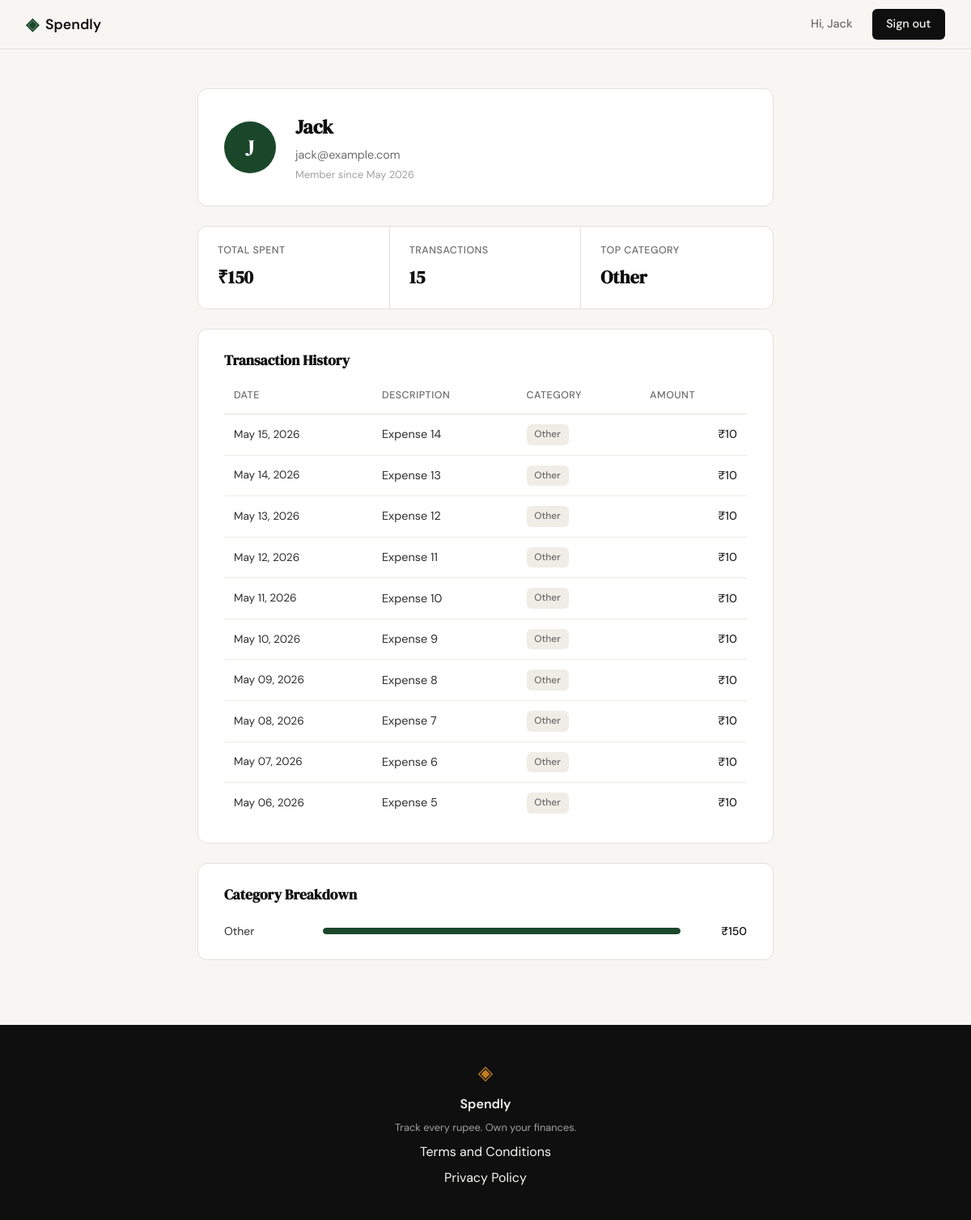
Screenshot of /profile (signed in) with the database file from the repository.
### tables this page shows
CREATE TABLE users (
            id            INTEGER PRIMARY KEY AUTOINCREMENT,
            name          TEXT    NOT NULL,
            email         TEXT    UNIQUE NOT NULL,
            password_hash TEXT    NOT NULL,
            created_at    TEXT    DEFAULT (datetime('now'))
        );

CREATE TABLE expenses (
            id          INTEGER PRIMARY KEY AUTOINCREMENT,
            user_id     INTEGER NOT NULL REFERENCES users(id),
            amount      REAL    NOT NULL,
            category    TEXT    NOT NULL,
            date        TEXT    NOT NULL,
            description TEXT,
            created_at  TEXT    DEFAULT (datetime('now'))
        );

### app.py (the view)
@app.route("/profile")
def profile():
    if not session.get("user_id"):
        return redirect(url_for("login"))
    user_id = session["user_id"]
    user = get_user_by_id(user_id)
    if user is None:
        session.clear()
        return redirect(url_for("login"))
    initials = user["name"][0].upper()
    stats = get_summary_stats(user_id)
    expenses = get_recent_transactions(user_id)
    categories = get_category_breakdown(user_id)
    return render_template("profile.html",
                           user=user, initials=initials,
                           stats=stats, expenses=expenses,
                           categories=categories)

### database/db.py (called while the page is built)
def get_db():
    conn = sqlite3.connect(DB_PATH)
    conn.row_factory = sqlite3.Row
    conn.execute("PRAGMA foreign_keys = ON")
    return conn

### database/queries.py (called while the page is built)
def get_user_by_id(user_id):
    db = get_db()
    try:
        row = db.execute(
            "SELECT name, email, created_at FROM users WHERE id = ?",
            (user_id,)
        ).fetchone()
        if row is None:
            return None
        member_since = datetime.strptime(row["created_at"][:10], "%Y-%m-%d").strftime("%B %Y")
        return {"name": row["name"], "email": row["email"], "member_since": member_since}
    finally:
        db.close()

def get_summary_stats(user_id):
    db = get_db()
    try:
        row = db.execute(
            "SELECT SUM(amount), COUNT(*) FROM expenses WHERE user_id = ?",
            (user_id,)
        ).fetchone()
        total, count = row[0], row[1]
        if total is None or count == 0:
            return {"total_spent": "₹0", "transaction_count": 0, "top_category": "—"}
        top_row = db.execute(
            "SELECT category FROM expenses WHERE user_id = ? "
            "GROUP BY category ORDER BY SUM(amount) DESC LIMIT 1",
            (user_id,)
        ).fetchone()
        top_category = top_row[0] if top_row else "—"
        return {
            "total_spent": f"₹{int(total):,}",
            "transaction_count": int(count),
            "top_category": top_category,
        }
    finally:
        db.close()

def get_recent_transactions(user_id, limit=10):
    db = get_db()
    try:
        rows = db.execute(
            "SELECT amount, category, date, description FROM expenses WHERE user_id = ? ORDER BY date DESC LIMIT ?",
            (user_id, limit),
        ).fetchall()
        transactions = []
        for row in rows:
            transactions.append({
                "date": datetime.strptime(row["date"], "%Y-%m-%d").strftime("%B %d, %Y"),
                "description": row["description"],
                "category": row["category"],
                "amount": f"₹{int(row['amount']):,}",
            })
        return transactions
    finally:
        db.close()

### templates/profile.html (shortened to what this page needs)
{% extends "base.html" %}
{% block head %}
<link rel="stylesheet" href="{{ url_for('static', filename='css/profile.css') }}">
{% endblock %}
{% block content %}
<div class="profile-container">
  <div class="profile-card">
    <div class="profile-avatar">{{ initials }}</div>
    <div class="profile-info">
      <h1 class="profile-name">{{ user.name }}</h1>
      <p class="profile-email">{{ user.email }}</p>
      <p class="profile-since">Member since {{ user.member_since }}</p>
    </div>
  </div>
  <div class="profile-stats">
    <div class="stat-cell">
      <span class="stat-label">Total Spent</span>
      <span class="stat-value">{{ stats.total_spent }}</span>
    </div>
    <div class="stat-cell">
      <span class="stat-label">Transactions</span>
      <span class="stat-value">{{ stats.transaction_count }}</span>
    </div>
    <div class="stat-cell">
      <span class="stat-label">Top Category</span>
      <span class="stat-value">{{ stats.top_category }}</span>
    </div>
  </div>
  <div class="profile-section">
    <h2 class="section-title">Transaction History</h2>
    <div class="table-wrapper">
      <table class="expense-table">
        <thead>
          <tr>
            <th>Date</th>
            <th>Description</th>
            <th>Category</th>
            <th class="col-amount">Amount</th>
          </tr>
        </thead>
        <tbody>
          {% for expense in expenses %}
          <tr>
            <td class="col-date">{{ expense.date }}</td>
            <td>{{ expense.description }}</td>
            <td><span class="badge badge-{{ expense.category | lower }}">{{ expense.category }}</span></td>
            <td class="col-amount">{{ expense.amount }}</td>
          </tr>
          {% endfor %}
        </tbody>
      </table>
    </div>
  </div>
  <div class="profile-section">
    <h2 class="section-title">Category Breakdown</h2>
    <div class="cat-list">
      {% for c in categories %}
      <div class="cat-row">
        <span class="cat-name">{{ c.name }}</span>
        <div class="cat-bar">
          <div class="cat-fill" style="width: {{ c.pct }}%"></div>
        </div>
        <span class="cat-amount">{{ c.amount }}</span>
      </div>
      {% endfor %}
    </div>
  </div>
</div>
{% endblock %}

### templates/base.html (shortened to what this page needs)
<!DOCTYPE html>
<html lang="en">
<head>
    <link rel="stylesheet" href="{{ url_for('static', filename='css/style.css') }}">
    {% block head %}{% endblock %}
</head>
<body>
    <nav class="navbar">
        <div class="nav-inner">
            <a href="{{ url_for('landing') }}" class="nav-brand">
                <span class="brand-icon">◈</span>
                <span class="brand-name">Spendly</span>
            </a>
            <div class="nav-links">
                {% if session.get("user_id") %}
                    <span class="nav-user">Hi, {{ session["user_name"] }}</span>
                    <a href="{{ url_for('logout') }}" class="nav-cta">Sign out</a>
                {% else %}
                    <a href="{{ url_for('login') }}">Sign in</a>
                    <a href="{{ url_for('register') }}" class="nav-cta">Get started</a>
                {% endif %}
            </div>
        </div>
    </nav>
    <main class="main-content">
        {% block content %}{% endblock %}
    </main>
    <footer class="footer">
        <div class="footer-inner">
            <span class="brand-icon">◈</span>
            <span class="footer-name">Spendly</span>
            <p class="footer-copy">Track every rupee. Own your finances.</p>
            <a href="/terms">Terms and Conditions</a>
            <a href="/privacy">Privacy Policy</a>
        </div>
    </footer>
</body>
</html>

### static/css/style.css (style rules this page uses)
:root { --ink: #0f0f0f; --ink-soft: #2d2d2d; --ink-muted: #6b6b6b; --ink-faint: #a0a0a0; --paper: #f7f6f3; --paper-warm: #f0ede6; --paper-card: #ffffff; --accent: #1a472a; --accent-light: #e8f0eb; --accent-2: #c17f24; --accent-2-light: #fdf3e3; --danger: #c0392b; --danger-light: #fdecea; --border: #e4e1da; --border-soft: #eeebe4; --font-display: 'DM Serif Display', Georgia, serif; --font-body: 'DM Sans', system-ui, sans-serif; --max-width: 1200px; --auth-width: 440px; --radius-sm: 6px; --radius-md: 12px; --radius-lg: 20px; }
*, *::before, *::after { box-sizing: border-box; margin: 0; padding: 0; }
html { font-size: 16px; scroll-behavior: smooth; }
body { background: var(--paper); color: var(--ink); font-family: var(--font-body); font-size: 1rem; line-height: 1.6; -webkit-font-smoothing: antialiased; }
a { color: inherit; text-decoration: none; }
.navbar { position: sticky; top: 0; z-index: 100; background: var(--paper); border-bottom: 1px solid var(--border); padding: 0 2rem; }
.nav-inner { max-width: var(--max-width); margin: 0 auto; height: 60px; display: flex; align-items: center; justify-content: space-between; }
.nav-brand { display: flex; align-items: center; gap: 0.5rem; font-family: var(--font-body); font-weight: 600; font-size: 1.1rem; color: var(--ink); }
.brand-icon { color: var(--accent); font-size: 1.3rem; }
.brand-name { color: var(--ink); }
.nav-links { display: flex; align-items: center; gap: 1.5rem; font-size: 0.9rem; font-weight: 500; }
.nav-links a { color: var(--ink-muted); transition: color 0.2s; }
.nav-user { font-size: 0.9rem; font-weight: 500; color: var(--ink-muted); }
.nav-cta { background: var(--ink) !important; color: var(--paper) !important; padding: 0.45rem 1.1rem; border-radius: var(--radius-sm); transition: background 0.2s !important; }
.main-content { min-height: calc(100vh - 60px - 100px); }
.footer { background: var(--ink); color: var(--paper); padding: 2.5rem 2rem; text-align: center; }
.footer-inner { display: flex; flex-direction: column; align-items: center; gap: 0.4rem; }
.footer .brand-icon { color: var(--accent-2); font-size: 1.5rem; }
.footer-name { font-weight: 600; font-size: 1rem; }
.footer-copy { font-size: 0.8rem; color: var(--ink-faint); }

### rows the page displays
users: user_name "Jack", name "Jack", email "jack@example.com"
expenses: date "May 15, 2026", description "Expense 14", category "Other", amount "₹10"
expenses: date "May 14, 2026", description "Expense 13", category "Other", amount "₹10"
expenses: date "May 13, 2026", description "Expense 12", category "Other", amount "₹10"
expenses: date "May 12, 2026", description "Expense 11", category "Other", amount "₹10"
expenses: date "May 11, 2026", description "Expense 10", category "Other", amount "₹10"
expenses: date "May 10, 2026", description "Expense 9", category "Other", amount "₹10"
expenses: date "May 09, 2026", description "Expense 8", category "Other", amount "₹10"
expenses: date "May 08, 2026", description "Expense 7", category "Other", amount "₹10"
expenses: date "May 07, 2026", description "Expense 6", category "Other", amount "₹10"
expenses: date "May 06, 2026", description "Expense 5", category "Other", amount "₹10"

### other values shown
{{ initials }} "J"
{{ user.member_since }} "May 2026"
{{ stats.total_spent }} "₹150"
{{ stats.transaction_count }} "15"
{{ stats.top_category }} "Other"
{{ c.name }} "Other"
{{ c.amount }} "₹150"
